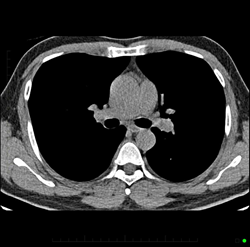
#> input picture Taller3/images/Chest.png, 250 x 247 px
$ jupyter execute 'Segmentación por crecimiento de regiones.ipynb'
#> lines starting #> are read from the running program, lines starting #| are printed output that depends on the picture; after the words box and inside, x2 and y2 are one past the last pixel; in counts of white or black regions, pixels touching at a corner belong together
[cell 1]
import cv2
import matplotlib.pyplot as plt
import numpy as np
from sklearn.cluster import KMeans
from skimage.segmentation import slic
from skimage import segmentation
from skimage.segmentation import flood

# Segmentación por crecimiento de regiones

## Cargue la imagen de trabajo y visualícela.

[cell 2]
chest = cv2.imread("images/Chest.png", cv2.IMREAD_GRAYSCALE)
#> chest: shape (247, 250); min 0, max 255, mean 42.6
plt.imshow(chest, cmap= 'gray', vmin = 0, vmax= 255)
plt.show()

## Manualmente, usando paint, cree una máscara asociada al área oscura que corresponde a los pulmones, tratando de respetar la región de la manera más precisa posible.

[cell 3]
chest_mask= cv2.imread("images/Chest Mask.png", cv2.IMREAD_GRAYSCALE)
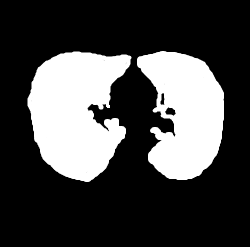
#> input picture Taller3/images/Chest Mask.png, 250 x 247 px
#> chest_mask is the input picture: shape (247, 250); min 0, max 255, mean 70.6
for i in range(len(chest_mask)):
    for j in range(len(chest_mask[i])):
        if chest_mask[i][j] > 0:
            chest_mask[i][j] = True
        else:
            chest_mask[i][j] = False
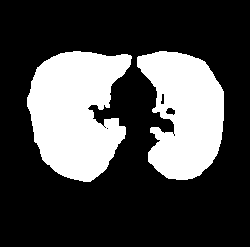
#> chest_mask: shape (247, 250); values 0 (black) and 1 (white), 28.3% white; 2 white regions, box (x1, y1, x2, y2) and area: (27, 51, 132, 182) 9670, (137, 51, 224, 180) 7832
plt.imshow(chest_mask, cmap= 'gray')
plt.show()

## Usando ahora dos semillas, utilice el algoritmo de crecimiento de regiones para segmentar de forma automática el área de los pulmones. Pruebe con varios valores de tolerancia.

[cell 4]
p1 = (80,100)
p2 = (200,100)

plt.imshow(chest, cmap= 'gray', vmin = 0, vmax= 255)
plt.plot([p1[0]], [p1[1]], marker='x', color='white')
plt.plot([p2[0]], [p2[1]], marker='x', color='white')
plt.show()
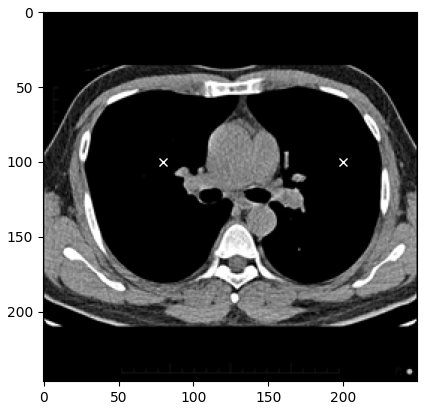
#> figure drawn by matplotlib, 1 panel

[cell 5]
tol = [[0, 15,30],
       [45, 60,75]]
fig, axes = plt.subplots(len(tol),len(tol[0]), figsize = (15,10))
for i in range(len(tol)):
    for j in range(len(tol[i])):
        A = tol[i][j]
        mascara1 = flood(chest, (p1[1], p1[0]), tolerance=A)
        mascara2 = flood(chest,  (p2[1], p2[0]), tolerance=A)

        mascara_final = np.logical_or(mascara1, mascara2)

        axes[i][j].imshow(mascara_final, cmap= 'gray')
        axes[i][j].set_title(f'Tolerancia: {A}')

        if A == 30:
            mascara_ = mascara_final
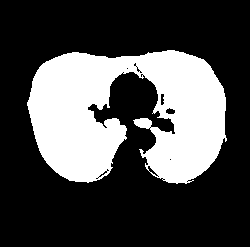
#> mascara1: shape (247, 250) bool; 29.5% white; 1 white region, box (x1, y1, x2, y2) and area: (27, 50, 227, 184) 18200

plt.show()
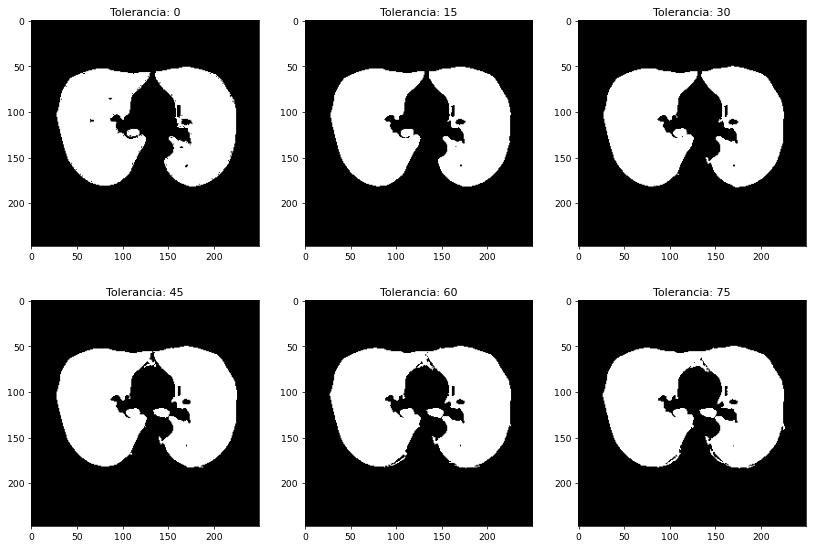
#> figure drawn by matplotlib, 6 panels

Como se puede apreciar, con una tolerancia entre 0 y 30 se obtienen muy buenos resultados para obtener la forma de los pulmones.

## Compare ambos resultados. ¿Cómo se puede determinar cualitativamente dos regiones? ¿Cuál segmentación tiene mejor calidad?

[cell 6]
fig, axes = plt.subplots(1,2,  figsize = (15,10))

axes[0].imshow(chest_mask, cmap= 'gray')
axes[0].set_title(f'Segmentacion de paint')

axes[1].imshow(mascara_, cmap= 'gray')
axes[1].set_title(f'Segmentación crecimiento de regiones A=30')

plt.show()
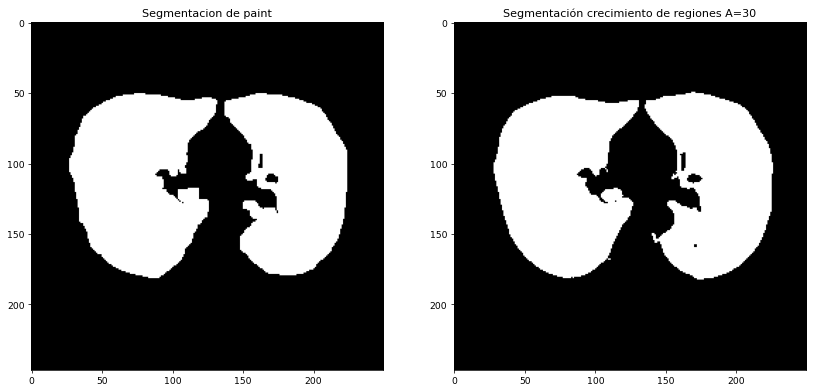
#> figure drawn by matplotlib, 2 panels

Como se puede observar, la segmentación en paint cubre de peor forma los bordes de los pulmones, y esto se instensifica en las zonas cerradas o rodeadas. Al punto que no tiene la resolución para distinguir el punto negro en el pulmon derecho. En terminos de covertura esa es similar y se puede decir que las mismas zonas son segmentadas por los mismos métodos. Sin embargo la forma en paint es inconsistente y cada vez se obtendrá un resultado distinto. Mientras que si se utiliza la misma tolerancia y puntos de inicio el método por crecimiento de regiones siempre será igual. Por la cosas mencionadas anteriormente se puede conclui que el metodo de crecimiento de regiones es da una mejor segmentación.

## Investigue el coeficiente de Sorensen-Dice. Esta es una medida de la similitud entre dos áreas segmentadas. Aplíquelo sobre las segmentaciones del punto 3 y 4. ¿Cómo puede interpretar el resultado? ¿Respalda el análisis cualitativo el valor obtenido?

[cell 7]
mascara_.shape

[cell 8]
chest_mask.shape
#> Out = (247, 250)

[cell 9]
intersection = 0
for i in range(247):
    for j in range(250):
        if mascara_[i][j] == chest_mask[i][j] and chest_mask[i][j]:
            intersection += 1
intersection

[cell 10]
dice = (2*intersection)/(mascara_.sum() + chest_mask.sum())
#> dice = 0.971
"Dice", dice
#> Out = ('Dice', 0.971)
